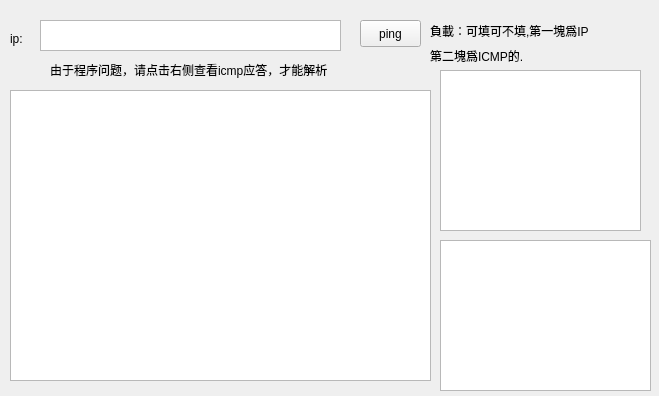
<?xml version="1.0" encoding="UTF-8"?>
<ui version="4.0">
 <class>Pingset</class>
 <widget class="QWidget" name="Pingset">
  <property name="geometry">
   <rect>
    <x>0</x>
    <y>0</y>
    <width>659</width>
    <height>396</height>
   </rect>
  </property>
  <property name="windowTitle">
   <string>Form</string>
  </property>
  <widget class="QTextEdit" name="pingtextEdit">
   <property name="geometry">
    <rect>
     <x>40</x>
     <y>20</y>
     <width>301</width>
     <height>31</height>
    </rect>
   </property>
  </widget>
  <widget class="QPushButton" name="pingpushButton">
   <property name="geometry">
    <rect>
     <x>360</x>
     <y>20</y>
     <width>61</width>
     <height>27</height>
    </rect>
   </property>
   <property name="text">
    <string>ping</string>
   </property>
  </widget>
  <widget class="QTextBrowser" name="pingtextBrowser">
   <property name="geometry">
    <rect>
     <x>10</x>
     <y>90</y>
     <width>421</width>
     <height>291</height>
    </rect>
   </property>
  </widget>
  <widget class="QLabel" name="label">
   <property name="geometry">
    <rect>
     <x>10</x>
     <y>30</y>
     <width>31</width>
     <height>17</height>
    </rect>
   </property>
   <property name="text">
    <string>ip:</string>
   </property>
  </widget>
  <widget class="QLabel" name="label_2">
   <property name="geometry">
    <rect>
     <x>430</x>
     <y>20</y>
     <width>211</width>
     <height>21</height>
    </rect>
   </property>
   <property name="text">
    <string>負載：可填可不填,第一塊爲IP</string>
   </property>
  </widget>
  <widget class="QLabel" name="label_3">
   <property name="geometry">
    <rect>
     <x>430</x>
     <y>40</y>
     <width>271</width>
     <height>31</height>
    </rect>
   </property>
   <property name="text">
    <string>第二塊爲ICMP的.</string>
   </property>
  </widget>
  <widget class="QTextEdit" name="IPloadtextEdit">
   <property name="geometry">
    <rect>
     <x>440</x>
     <y>70</y>
     <width>201</width>
     <height>161</height>
    </rect>
   </property>
  </widget>
  <widget class="QTextEdit" name="ICMPtextEdit">
   <property name="geometry">
    <rect>
     <x>440</x>
     <y>240</y>
     <width>211</width>
     <height>151</height>
    </rect>
   </property>
  </widget>
  <widget class="QLabel" name="label_4">
   <property name="geometry">
    <rect>
     <x>50</x>
     <y>60</y>
     <width>361</width>
     <height>20</height>
    </rect>
   </property>
   <property name="text">
    <string>由于程序问题，请点击右侧查看icmp应答，才能解析</string>
   </property>
  </widget>
 </widget>
 <resources/>
 <connections/>
</ui>
